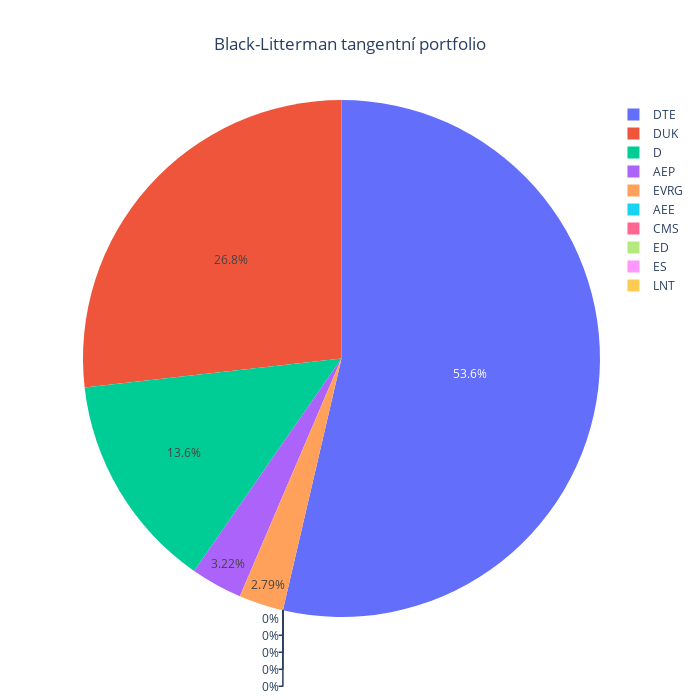

Notebook code for this chart:
### Code cell
weightsBLTangent = blackLittermanAbsoluteViewsMaxSharpe(prices = prices, views = views)
weightsPlot(weightsBLTangent, title = "Black-Litterman tangentní portfolio")

### Figure 1 — Plotly figure (JSON) as saved in the notebook; plotly's stock layout.template omitted (floating-point values rounded to 4 significant figures)
{"data": [{"labels": ["AEE", "AEP", "CMS", "D", "DTE", "DUK", "ED", "ES", "EVRG", "LNT"], "type": "pie", "values": [0, 0.03223, 0, 0.1356, 0.5364, 0.2678, 0, 0, 0.02791, 0]}], "layout": {"height": 700, "title": {"text": "Black-Litterman tangentní portfolio", "x": 0.5}, "width": 700}}
